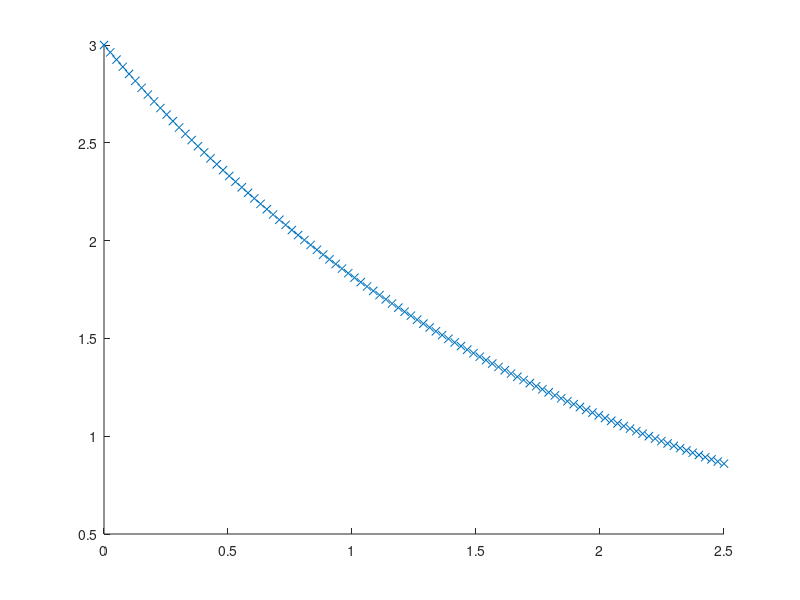

MATLAB code for this plot: (Note: this script raises an error after producing the figure.)

x = linspace(0,2.5,100);

f = @(x) 3*exp(-0.5*x) + 0;

hold on
plot(x,f(x),'x')
plot(masses.Strain,masses.G_VB,'*')
hold off